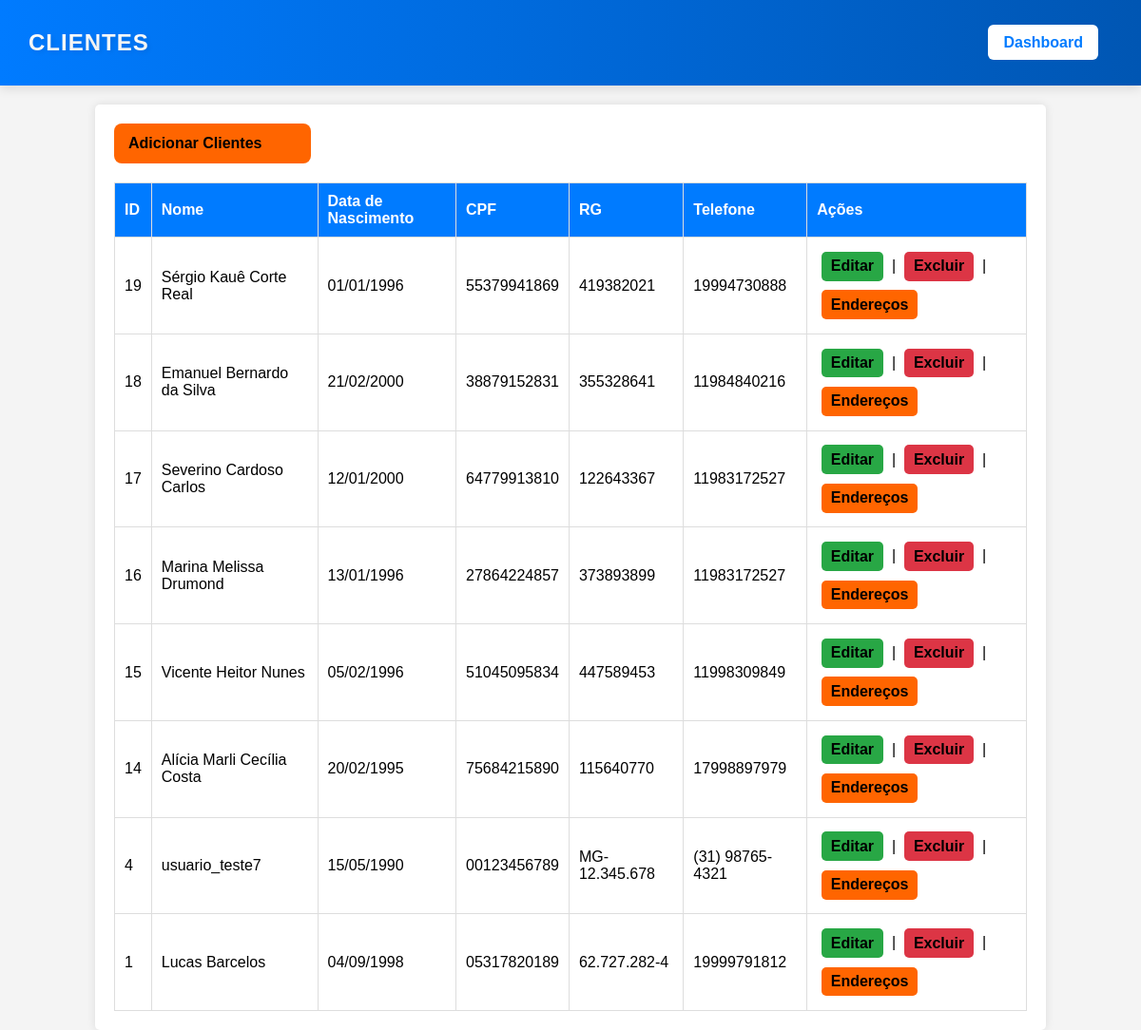
/clientes.php (signed in), run on the app's committed database.
### tables this page shows
CREATE TABLE `clientes` (
  `id` int NOT NULL AUTO_INCREMENT,
  `nome` varchar(100) NOT NULL,
  `data_nascimento` date NOT NULL,
  `cpf` varchar(14) NOT NULL,
  `rg` varchar(20) NOT NULL,
  `telefone` varchar(20) NOT NULL,
  PRIMARY KEY (`id`),
  UNIQUE KEY `cpf` (`cpf`),
  UNIQUE KEY `rg` (`rg`)
);

### app/services/clienteServices.php (called while the page is built, shortened)
<?php
function listarClientes($pdo) {
    $sql = "SELECT * FROM clientes ORDER BY id DESC";
    $stmt = $pdo->query($sql);
    return $stmt->fetchAll(PDO::FETCH_ASSOC);
}
?>

### public/clientes.php (the view, shortened to what this page needs)
<?php
require_once __DIR__ . '/../app/config/config.php';
require_once __DIR__ . '/../app/services/clienteServices.php';
$pdo = conectarBanco();
$clientes = listarClientes($pdo);
?>
<!DOCTYPE html>
<html lang="pt-BR">
<head>
    <link rel="stylesheet" href="assets/css/clientes.css">
</head>
<body>
    <header class="header-clientes">
        <h1>CLIENTES</h1>
        <nav>
            <a href="dashboard.php" class="btn-dashboard">Dashboard</a>
        </nav>
    </header>
    <div class="container">
    <a href="adicionarClientes.php" class="btn-adicionar"> Adicionar Clientes</a>
        <table border="1">
            <thead>
                <tr>
                    <th>ID</th>
                    <th>Nome</th>
                    <th>Data de Nascimento</th>
                    <th>CPF</th>
                    <th>RG</th>
                    <th>Telefone</th>
                    <th>Ações</th>
                </tr>
            </thead>
            <tbody>
                <?php foreach ($clientes as $cliente): ?>
                    <tr>
                        <td><?= $cliente['id'] ?></td>
                        <td><?= htmlspecialchars($cliente['nome']) ?></td>
                        <td><?= date('d/m/Y', strtotime($cliente['data_nascimento'])) ?></td>
                        <td><?= htmlspecialchars($cliente['cpf']) ?></td>
                        <td><?= htmlspecialchars($cliente['rg']) ?></td>
                        <td><?= htmlspecialchars($cliente['telefone']) ?></td>
                        <td>
                            <a href="editarClientes.php?id=<?= $cliente['id'] ?>" class="btn editar">Editar</a> |
                            <a href="excluirClientes.php?id=<?= $cliente['id'] ?>" class="btn excluir">Excluir</a> |
                            <a href="gerenciarEnderecos.php?id=<?= $cliente['id'] ?>" class="btn adicionar">Endereços</a>
                        </td>
                    </tr>
                <?php endforeach; ?>
            </tbody>
        </table>
    </div>
</body>
</html>

### public/assets/css/clientes.css (style rules this page uses)
body { font-family: Arial, sans-serif; background-color: #f4f4f4; margin: 0; padding: 0; }
header { background: #007bff; color: white; padding: 15px; text-align: center; }
nav a { color: white; margin: 0 15px; text-decoration: none; font-weight: bold; }
.container { width: 80%; margin: auto; background: white; padding: 20px; box-shadow: 0px 0px 10px rgba(0, 0, 0, 0.1); border-radius: 5px; margin-top: 20px; }
table { width: 100%; border-collapse: collapse; margin-top: 20px; }
th, td { border: 1px solid #ddd; padding: 10px; text-align: left; }
th { background-color: #007bff; color: white; }
.header-clientes { background: linear-gradient(90deg, #007bff 0%, #0056b3 100%); color: white; display: flex; justify-content: space-between; align-items: center; padding: 15px 30px; box-shadow: 0px 4px 10px rgba(0, 0, 0, 0.1); }
.header-clientes h1 { font-size: 1.5rem; font-weight: bold; text-transform: uppercase; letter-spacing: 1px; color: white; text-shadow: 2px 2px 5px rgba(0, 0, 0, 0.089); background: linear-gradient(90deg, #ffffff, #ffffff); -webkit-background-clip: text; -webkit-text-fill-color: transparent; animation: fadeIn 1s ease-in-out; }
.btn-dashboard { background: white; color: #007bff; padding: 10px 16px; font-size: 16px; font-weight: bold; text-decoration: none; border-radius: 6px; transition: all 0.3s ease-in-out; }
.btn { padding: 0.4rem 0.6rem; text-decoration: none; color: rgb(0, 0, 0); border-radius: 5px; font-weight: bold; display: inline-block; margin: 0.30rem; }
.btn-adicionar { display: inline-block; padding: 12px; background: #ff6500; color: black; font-size: 16px; font-weight: bold; border-radius: 8px; cursor: pointer; text-decoration: none; transition: all 0.3s ease-in-out; text-align: left; width: 180px; padding-left: 15px; }
.editar { background-color: #28a745; transition: all 0.3s ease-in-out; }
.excluir { background-color: #dc3545; transition: all 0.3s ease-in-out; }
.adicionar { background-color: #ff6500; transition: all 0.3s ease-in-out; }

### data on the page
clientes: id "19", nome "Sérgio Kauê Corte Real", data_nascimento "01/01/1996", cpf "55379941869", rg "419382021", telefone "19994730888"
clientes: id "18", nome "Emanuel Bernardo da Silva", data_nascimento "21/02/2000", cpf "38879152831", rg "355328641", telefone "11984840216"
clientes: id "17", nome "Severino Cardoso Carlos", data_nascimento "12/01/2000", cpf "64779913810", rg "122643367", telefone "11983172527"
clientes: id "16", nome "Marina Melissa Drumond", data_nascimento "13/01/1996", cpf "27864224857", rg "373893899", telefone "11983172527"
clientes: id "15", nome "Vicente Heitor Nunes", data_nascimento "05/02/1996", cpf "51045095834", rg "447589453", telefone "11998309849"
clientes: id "14", nome "Alícia Marli Cecília Costa", data_nascimento "20/02/1995", cpf "75684215890", rg "115640770", telefone "17998897979"
clientes: id "4", nome "usuario_teste7", data_nascimento "15/05/1990", cpf "00123456789", rg "MG-12.345.678", telefone "(31) 98765-4321"
clientes: id "1", nome "Lucas Barcelos", data_nascimento "04/09/1998", cpf "05317820189", rg "62.727.282-4", telefone "19999791812"
